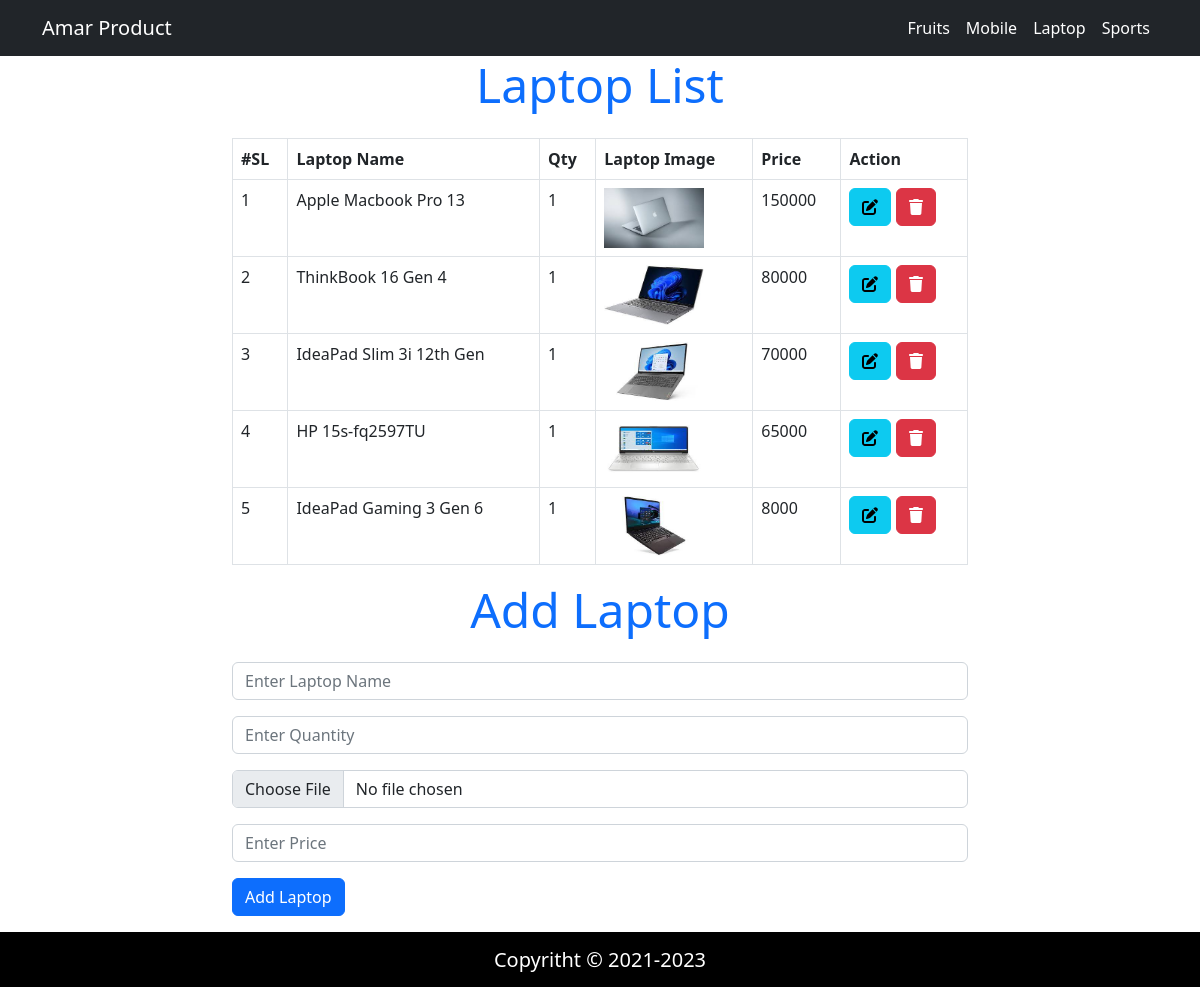
Screenshot of /laptop.php with the database file from the repository.
### tables this page shows
CREATE TABLE `laptoptable` (
  `id` int(11) NOT NULL,
  `mobilename` varchar(100) NOT NULL,
  `Qty` varchar(50) NOT NULL,
  `mobileimage` varchar(100) NOT NULL,
  `mobileprice` varchar(50) NOT NULL
);

### config/config.php (called while the page is built, shortened)
<?php
    class Connection{
        public function __construct(){
            $this->con = new mysqli("localhost","root","","fruits_manager");
        }
    }
?>

### classes/LaptopManager.php (called while the page is built, shortened)
<?php
    include("config/config.php");
    class LaptopManager extends Connection{
        public function show(){
           $result = $this->con->query("SELECT * FROM `laptoptable`");
           return $result;
        }
    }
?>

### laptop.php (the view, shortened to what this page needs)
<?php include("includes/header.php") ?>
<?php
    include("classes/LaptopManager.php");
    $t1 = new LaptopManager();
?>
<div class="container">
    <div class="row">
        <div class="col-lg-8 offset-2">
        <h2 class="display-5 text-primary text-center mb-4">Laptop List</h2>
            <table class="table table-bordered">
                <tr>
                    <th>#SL</th>
                    <th>Laptop Name</th>
                    <th>Qty</th>
                    <th>Laptop Image</th>
                    <th>Price</th>
                    <th>Action</th>
                </tr>
                <?php
                    $data = $t1->show();
                    $i = 1;
                    while($row = mysqli_fetch_assoc($data)){ ?>
            <tr>
                <td><?php echo $i++;?></td>
                <td> <?php echo $row['mobilename'];?> </td>
                <td> <?php echo $row['Qty'];?> </td>
                <td>
                    <img src="upload/<?php echo $row['mobileimage'];?>" alt="" width="100px" height="60px">
                </td>
                <td> <?php echo $row['mobileprice'];?> </td>
                <td>
                <a href="laptopEdit.php?id=<?php echo $row['id']?>" class="btn  btn-info"><i class="fa-solid fa-pen-to-square"></i></a>
                <a href="laptopDelete.php?id=<?php echo $row['id']?>" class="btn  btn-danger"><i class="fa-solid fa-trash"></i></a>
                </td>
            </tr>
                <?php
                                }
                            ?>
            </table>
            <div class="addTask">
                    <form action="" method="POST" enctype="multipart/form-data">
                        <h2 class="display-5 text-primary text-center mb-4">Add Laptop</h2>
                        <div class="form-group mb-3">
                            <input type="text" name="mobilename" id="addTask" placeholder="Enter Laptop Name" class="form-control" required>
                        </div>
                        <div class="form-group mb-3">
                            <input type="text" name="Qty" id="addTask" placeholder="Enter Quantity" class="form-control" required>
                        </div>
                        <div class="form-group mb-3">
                            <input type="file" name="mobileimage" id="taskImage" class="form-control" required>
                        </div>
                        <div class="form-group mb-3">
                            <input type="text" name="mobileprice" id="addTask" placeholder="Enter Price" class="form-control" required>
                        </div>
                        <div class="form-group mb-3">
                            <input type="submit" name="save"  class="btn btn-primary" value="Add Laptop">
                        </div>
                    </form>
                </div>
        </div>
    </div>
</div>
<?php include("includes/footer.php") ?>

### rows the page displays
laptoptable: mobilename "Apple Macbook Pro 13", Qty "1", mobileimage (picture), mobileprice "150000"
laptoptable: mobilename "ThinkBook 16 Gen 4", Qty "1", mobileimage (picture), mobileprice "80000"
laptoptable: mobilename "IdeaPad Slim 3i 12th Gen", Qty "1", mobileimage (picture), mobileprice "70000"
laptoptable: mobilename "HP 15s-fq2597TU", Qty "1", mobileimage (picture), mobileprice "65000"
laptoptable: mobilename "IdeaPad Gaming 3 Gen 6", Qty "1", mobileimage (picture), mobileprice "8000"
